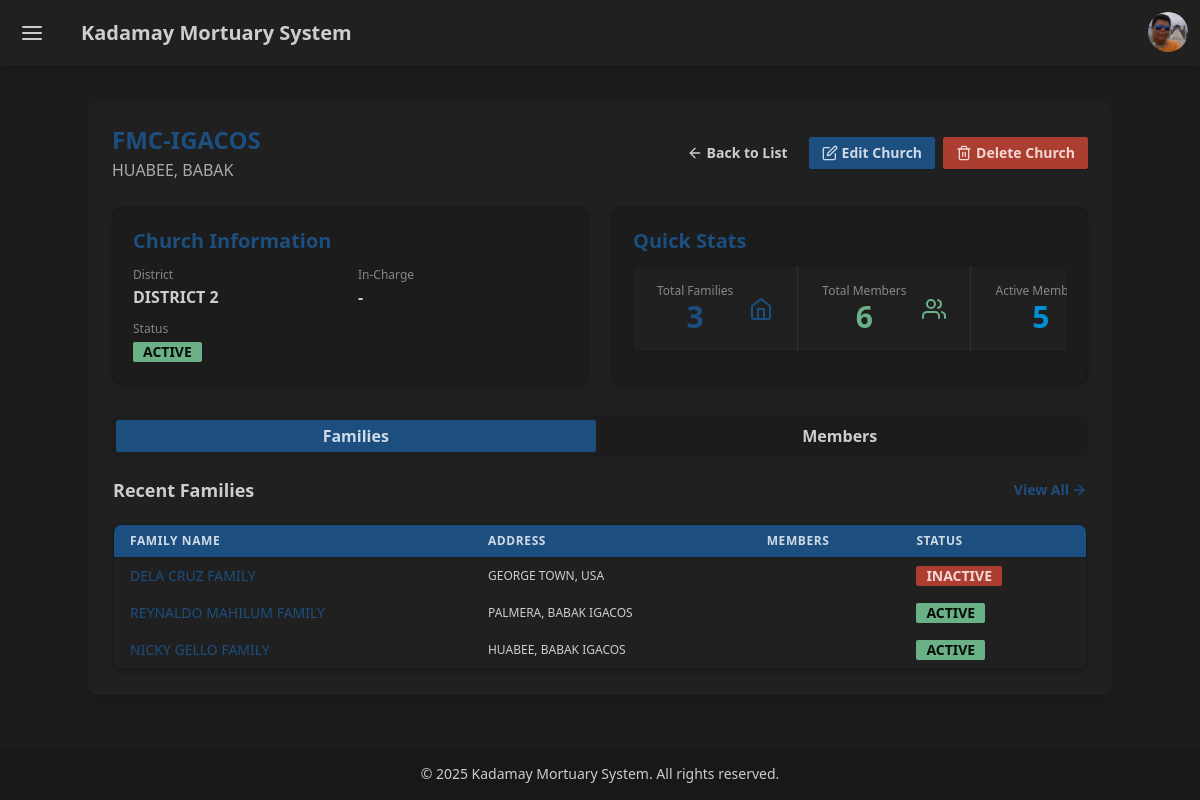
The app's page /church/1/ (signed in) with its own data.
### apps/account/models.py (models this page shows, shortened)
class Profile(models.Model):
    user = models.OneToOneField(User, on_delete=models.CASCADE)
    THEME_CHOICES = [
        ('light', 'Light (Default DaisyUI)'),
        ('dark', 'Dark'),
        ('corporate', 'Corporate'),  # Your current default
        ('retro', 'Retro'),
        ('cyberpunk', 'Cyberpunk'),
        ('valentine', 'Valentine'),
        ('halloween', 'Halloween'),
        ('forest', 'Forest'),
        ('aqua', 'Aqua'),
        ('luxury', 'Luxury'),
        ('dracula', 'Dracula'),
        ('cmyk', 'CMYK'),
        ('autumn', 'Autumn'),
        ('business', 'Business'),
        ('acid', 'Acid'),
        ('lemonade', 'Lemonade'),
        ('night', 'Night'),
        ('coffee', 'Coffee'),
        ('winter', 'Winter'),
        ('dim', 'Dim'),
        ('nord', 'Nord'),
        ('sunset', 'Sunset'),
    ]
    theme = models.CharField(
        max_length=50, choices=THEME_CHOICES, default='corporate')
    profile_picture = models.ImageField(
        upload_to='profile_pics/', blank=True, null=True)

### apps/church/models.py (models this page shows, shortened)
class Church(models.Model):
    name = models.CharField(max_length=255)
    address = models.TextField(blank=True, null=True)
    district = models.ForeignKey(
        District, on_delete=models.SET_NULL, null=True, blank=True)
    is_active = models.BooleanField(default=True)
    in_charge = models.ForeignKey(
        User,  # Assuming User model ang in_charge
        on_delete=models.SET_NULL,
        null=True,
        blank=True,
        related_name='churches_managed'
    )
    class Meta:
        verbose_name_plural = "Churches"  # Para sa admin panel

class District(models.Model):
    name = models.CharField(max_length=100, unique=True)
    def __str__(self):
        return self.name

### apps/family/models.py (models this page shows, shortened)
class Family(models.Model):
    church = models.ForeignKey(
        Church, on_delete=models.CASCADE, related_name='families')  # Add related_name
    family_name = models.CharField(max_length=255)
    address = models.TextField()
    is_active = models.BooleanField(default=True)
    in_charge = models.ForeignKey(
        'individual.Individual',  # Assuming Individual model ang in_charge
        on_delete=models.SET_NULL,
        null=True,
        blank=True,
        related_name='families_managed'
    )

### apps/church/views.py (the view)
# urls.py: path('<int:pk>/', views.ChurchDetailView.as_view(), name='church_detail'),
class ChurchDetailView(LoginRequiredMixin, DetailView):
    model = Church
    template_name = 'church/church_detail.html'
    context_object_name = 'church'
    def get_context_data(self, **kwargs):
        context = super().get_context_data(**kwargs)
        church = self.get_object()
        context['total_families_count'] = church.families.count()
        context['total_members_count'] = Individual.objects.filter(
            family__church=church).count()
        context['active_members_count'] = Individual.objects.filter(
            family__church=church,
            is_active_member=True,
            is_alive=True
        ).count()
        context['deceased_members_count'] = Individual.objects.filter(
            family__church=church,
            is_alive=False
        ).count()
        context['recent_families'] = church.families.order_by('-id')[:5]
        context['recent_members'] = Individual.objects.filter(
            family__church=church).order_by('-id')[:5]
        return context

### apps/account/context_processors.py (called while the page is built)
def user_church(request):
    if request.user.is_authenticated:
        try:
            if request.user.is_superuser:
                from apps.church.models import Church
                return {'church': Church.objects.first()}
            user_church = UserChurch.objects.filter(user=request.user).first()
            return {'church': user_church.church if user_church else None}
        except:
            return {'church': None}
    return {'church': None}

### templates/church/church_detail.html (shortened to what this page needs)
{% extends 'base.html' %}
{% block content %}
<div class="card bg-base-100 shadow-xl p-5 md:p-6 text-base-content rounded-xl my-5 mx-auto max-w-5xl">
    <div class="flex flex-col md:flex-row justify-between items-start md:items-center mb-6 gap-3">
        <div>
            <h1 class="text-2xl font-extrabold text-primary">{{ church.name|upper }}</h1>
            <p class="text-base-content/80 mt-0.5 text-base max-w-prose">{{ church.address|upper }}</p>
        </div>
        <div class="flex flex-wrap md:flex-nowrap gap-2 w-full md:w-auto justify-end">
            <a href="{% url 'church:church_list' %}"
               class="btn btn-ghost btn-sm flex items-center gap-1 transition-all duration-300 hover:scale-105 w-full md:w-auto">
                <i data-feather="arrow-left" class="w-4 h-4"></i> Back to List
            </a>
            {% if user.is_superuser %}
            <a href="{% url 'church:church_update' church.id %}"
               class="btn btn-primary btn-sm flex items-center gap-1 transition-all duration-300 hover:scale-105 w-full md:w-auto">
                <i data-feather="edit" class="w-4 h-4"></i> Edit Church
            </a>
            <a href="{% url 'church:church_delete' church.id %}"
               class="btn btn-error btn-sm flex items-center gap-1 transition-all duration-300 hover:scale-105 w-full md:w-auto">
                <i data-feather="trash-2" class="w-4 h-4"></i> Delete Church
            </a>
            {% endif %}
        </div>
    </div>
    <div class="grid grid-cols-1 lg:grid-cols-2 gap-6 mb-8">
        <div class="card bg-base-200 rounded-xl p-5 shadow-md border border-base-300">
            <h2 class="text-xl font-bold mb-3 text-primary">Church Information</h2>
            <div class="grid grid-cols-1 sm:grid-cols-2 gap-x-4 gap-y-3">
                <div class="space-y-0.5">
                    <h3 class="text-xs font-medium text-base-content/60">District</h3>
                    <p class="text-base font-semibold text-base-content">{{ church.district|default:"-"|upper }}</p>
                </div>
                <div class="space-y-0.5">
                    <h3 class="text-xs font-medium text-base-content/60">In-Charge</h3>
                    <p class="text-base font-semibold text-base-content">{{ church.in_charge.get_full_name|default:"-"|upper }}</p>
                </div>
                <div class="space-y-0.5">
                    <h3 class="text-xs font-medium text-base-content/60">Status</h3>
                    <p class="text-base font-semibold text-base-content">
                        {% if church.is_active %}
                            <span class="badge badge-success badge-md font-semibold">ACTIVE</span>
                        {% else %}
                            <span class="badge badge-error badge-md font-semibold">INACTIVE</span>
                        {% endif %}
                    </p>
                </div>
            </div>
        </div>
        <div class="card bg-base-200 rounded-xl p-5 shadow-md border border-base-300">
            <h2 class="text-xl font-bold mb-3 text-primary">Quick Stats</h2>
            <div class="stats stats-vertical lg:stats-horizontal shadow w-full">
                <div class="stat place-items-center bg-base-100">
                    <div class="stat-figure text-primary">
                        <i data-feather="home" class="w-6 h-6"></i>
                    </div>
                    <div class="stat-title text-xs">Total Families</div>
                    <div class="stat-value text-primary text-3xl">{{ total_families_count }}</div>
                </div>
                <div class="stat place-items-center bg-base-100">
                    <div class="stat-figure text-success">
                        <i data-feather="users" class="w-6 h-6"></i>
                    </div>
                    <div class="stat-title text-xs">Total Members</div>
                    <div class="stat-value text-success text-3xl">{{ total_members_count }}</div>
                </div>
                <div class="stat place-items-center bg-base-100">
                    <div class="stat-title text-xs">Active Members</div>
                    <div class="stat-value text-info text-3xl">
                      {{ active_members_count }}
                    </div>
                </div>
            </div>
        </div>
    </div>
    <div class="tabs tabs-boxed mb-5 bg-base-200 shadow-sm rounded-lg">
        <button
            id="families-tab-btn"
            class="tab tab-active text-base font-semibold"
            onclick="openTab(event, 'families-tab')"
        >
            Families
        </button>
        <button
            id="members-tab-btn"
            class="tab text-base font-semibold"
            onclick="openTab(event, 'members-tab')"
        >
            Members
        </button>
    </div>
    <div id="families-tab" class="tab-content flex flex-col">
        <div class="flex flex-col sm:flex-row justify-between items-start sm:items-center mb-5 gap-2">
            <h3 class="text-lg font-bold text-base-content">Recent Families</h3>
            <a href="{% url 'family:church_families' church.id %}"
               class="link link-hover link-primary flex items-center gap-0.5 font-semibold transition-all duration-300 hover:scale-105 text-sm">
                View All <i data-feather="arrow-right" class="w-4 h-4"></i>
            </a>
        </div>
        {% if recent_families %}
        <div class="overflow-x-auto rounded-lg shadow-md border border-base-300">
            <table class="table table-sm w-full">
                <thead class="bg-primary text-primary-content">
                    <tr>
                        <th class="px-4 py-2 text-left text-xs font-semibold uppercase tracking-wider">Family Name</th>
                        <th class="px-4 py-2 text-left text-xs font-semibold uppercase tracking-wider">Address</th>
                        <th class="px-4 py-2 text-left text-xs font-semibold uppercase tracking-wider">Members</th>
                        <th class="px-4 py-2 text-left text-xs font-semibold uppercase tracking-wider">Status</th>
                    </tr>
                </thead>
                <tbody>
                    {% for family in recent_families %}
                    <tr class="border-b border-base-200 hover:bg-base-200 transition-colors duration-200">
                        <td class="px-4 py-2 whitespace-nowrap">
                            <a href="{% url 'family:family_detail' family.id %}" class="link link-hover link-primary font-medium text-sm">
                                {{ family.family_name|upper }}
                            </a>
                        </td>
                        <td class="px-4 py-2 text-xs">{{ family.address|truncatechars:30|upper }}</td>
                        <td class="px-4 py-2 text-xs">{{ family.individual_set.count }}</td>
                        <td class="px-4 py-2">
                            {% if family.is_active %}
                                <span class="badge badge-success badge-md font-semibold">ACTIVE</span>
                            {% else %}
                                <span class="badge badge-error badge-md font-semibold">INACTIVE</span>
                            {% endif %}
                        </td>
                    </tr>
                    {% endfor %}
                </tbody>
            </table>
        </div>
        {% endif %}
    </div>
</div>
{% endblock %}

### templates/base.html (shortened to what this page needs)
<!DOCTYPE html>
<html lang="en" data-theme="{{ request.user.profile.theme|default:'corporate' }}">
<head>
    <link rel="stylesheet" href="https://cdn.jsdelivr.net/npm/daisyui@4.10.1/dist/full.min.css" />
    <script src="https://cdn.tailwindcss.com"></script>
</head>
<body class="bg-base-200 text-base-content min-h-screen flex flex-col">
    <div class="drawer z-40 flex-grow pt-16">
        <div class="drawer-content flex flex-col">
            <header class="hidden lg:flex navbar bg-base-100 shadow-md z-50 fixed top-0 w-full">
                <div class="flex-1">
                    <button class="btn btn-square btn-ghost mr-2" onclick="document.getElementById('drawer-toggle').checked = !document.getElementById('drawer-toggle').checked;">
                        <i data-feather="menu"></i>
                    </button>
                    <a class="btn btn-ghost text-xl">Kadamay Mortuary System</a>
                </div>
                <div class="flex-none gap-2">
                    <div class="dropdown dropdown-end">
                        <div tabindex="0" role="button" class="btn btn-ghost btn-circle avatar">
                            <div class="w-10 rounded-full">
                                {% if user.profile.profile_picture %}
                                    <img alt="User avatar" src="{{ user.profile.profile_picture.url }}" onerror="this.onerror=null;this.src='https://api.dicebear.com/7.x/initials/svg?seed={{ user.username }}';"/>
                                {% else %}
                                    <img alt="User avatar" src="https://api.dicebear.com/7.x/initials/svg?seed={{ user.username }}" />
                                {% endif %}
                            </div>
                        </div>
                    </div>
                </div>
            </header>
            <main class="flex-grow p-4">
                {% block content %}{% endblock %}
            </main>
            <footer class="footer footer-center p-4 bg-base-300 text-base-content text-sm">
                <aside>
                    <p>&copy; 2025 Kadamay Mortuary System. All rights reserved.</p>
                </aside>
            </footer>
        </div>
        <div class="drawer-side" id="drawer-menu">
            <label for="drawer-toggle" class="drawer-overlay"></label>
        </div>
    </div>
    <div id="toast_container" class="toast toast-end z-[999]"></div>
</body>
</html>

### records on screen
Church: name "FMC-IGACOS", address "HUABEE, BABAK", district "DISTRICT 2", in_charge.get_full_name "-"
Family: family_name "DELA CRUZ FAMILY", address "GEORGE TOWN, USA", is_active "INACTIVE"
Family: family_name "REYNALDO MAHILUM FAMILY", address "PALMERA, BABAK IGACOS", is_active "ACTIVE"
Family: family_name "NICKY GELLO FAMILY", address "HUABEE, BABAK IGACOS", is_active "ACTIVE"

### other values on screen
{{ total_families_count }} "3"
{{ total_members_count }} "6"
{{ active_members_count }} "5"
